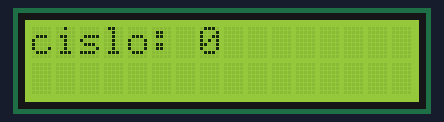
The sketch below on a simulated Arduino Uno, built with avr-gcc and run on an emulated ATmega328P. Shown: 16×2 character LCD.

Above: at 1.1 s.
At 5.1 s:
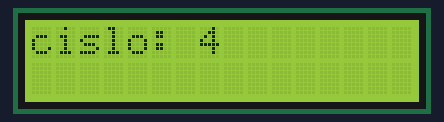
At 10.1 s:
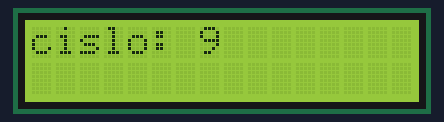
At 20.1 s:
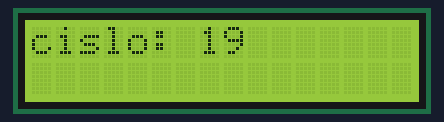
At 29.1 s:
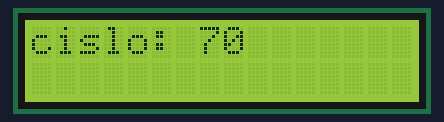
At 39.1 s:
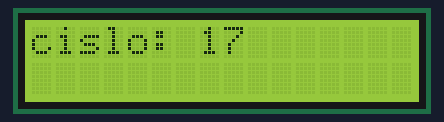

Measured:
- what the display in image 0 shows lasts 1.0 s, from 1.0 s to 2.0 s

The sketch:

lcd_zobrazeni_cisla.ino
```cpp
#include <Wire.h>
#include <LiquidCrystal_I2C.h>

byte cislo = 0;
unsigned long cas_predtim = 0;

LiquidCrystal_I2C lcd(0x27, 16, 2);

void setup() {
  lcd.init();
  lcd.backlight();
}

void loop() {
  unsigned long cas_ted = millis();
  if (cas_ted - cas_predtim >= 1000) {
    //lcd.clear();
    lcd.setCursor(0, 0);
    lcd.print("cislo: ");
    lcd.print(cislo);
    if (cislo < 20) cislo++;
    else cislo = 0;
    cas_predtim = cas_ted;
  }
}
```
